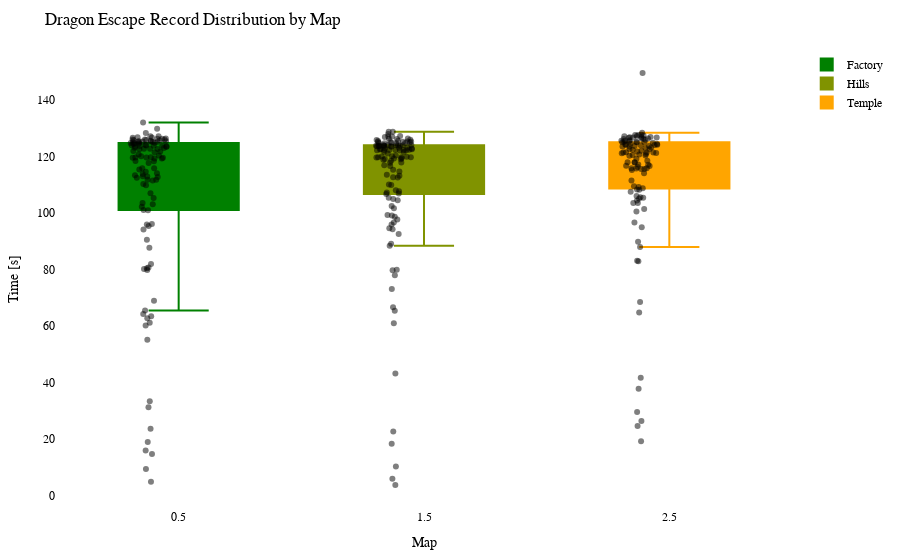

Write notebook code for a chart like this one.
### Code cell
import plotly.graph_objects as go
import plotly.io as pio

df = getRecordsDataframe(minigame="Drachenflucht")

# Calculate the offset for centering the data points
num_columns = len(df.columns)
offset = 0.5

# Create a Swarm plot using Plotly
fig = go.Figure()

cmap = LinearSegmentedColormap.from_list("green_orange", ["green", "orange"])
colors = [to_hex(cmap(i / (num_columns - 1))) for i in range(num_columns)]

for i, (column, color) in enumerate(zip(df.columns, colors)):
    x_values = [i + offset] * len(df[column])  # Adjust x-values with offset for horizontal centering
    fig.add_trace(go.Box(x=x_values,
                         y=df[column],
                         name=column,
                         boxpoints='all',
                         pointpos=-0.5,  # Adjust point position to prevent overlapping
                         marker=dict(color='rgba(0,0,0,0.5)', size=6),  # Adjust marker color and size
                         line=dict(color=color),
                         fillcolor=color,
                         hovertext=df_to_html.index,
                         hoverinfo='name+text+y',
                         showlegend=True))

fig.update_layout(title="Dragon Escape Record Distribution by Map",
                  xaxis=dict(title="Map"),
                  yaxis=dict(title="Time [s]"),
                  showlegend=True,
                  font=dict(family="Arial", size=12, color="black"),  # Customize font
                  plot_bgcolor="white",  # Set background color
                  margin=dict(l=50, r=50, t=50, b=50),  # Adjust margins for better layout
                  )

pio.show(fig)

pio.write_html(fig, "out/drache_swarm_plot.html")

### Figure 1 — Plotly figure (JSON) as saved in the notebook; plotly's stock layout.template omitted (floating-point values rounded to 4 significant figures; data arrays with more than 128 entries replaced by an {"elided": "..."} marker saying what was removed)
{"data": [{"boxpoints": "all", "fillcolor": "#008000", "hoverinfo": "name+text+y", "hovertext": {"elided": "210 str values"}, "line": {"color": "#008000"}, "marker": {"color": "rgba(0,0,0,0.5)", "size": 6}, "name": "Factory", "pointpos": -0.5, "showlegend": true, "type": "box", "x": {"elided": "210 float values"}, "y": {"elided": "210 float values"}}, {"boxpoints": "all", "fillcolor": "#809300", "hoverinfo": "name+text+y", "hovertext": {"elided": "210 str values"}, "line": {"color": "#809300"}, "marker": {"color": "rgba(0,0,0,0.5)", "size": 6}, "name": "Hills", "pointpos": -0.5, "showlegend": true, "type": "box", "x": {"elided": "210 float values"}, "y": {"elided": "210 float values"}}, {"boxpoints": "all", "fillcolor": "#ffa500", "hoverinfo": "name+text+y", "hovertext": {"elided": "210 str values"}, "line": {"color": "#ffa500"}, "marker": {"color": "rgba(0,0,0,0.5)", "size": 6}, "name": "Temple", "pointpos": -0.5, "showlegend": true, "type": "box", "x": {"elided": "210 float values"}, "y": {"elided": "210 float values"}}], "layout": {"font": {"color": "black", "family": "Arial", "size": 12}, "margin": {"b": 50, "l": 50, "r": 50, "t": 50}, "plot_bgcolor": "white", "showlegend": true, "title": {"text": "Dragon Escape Record Distribution by Map"}, "xaxis": {"title": {"text": "Map"}}, "yaxis": {"title": {"text": "Time [s]"}}}}
